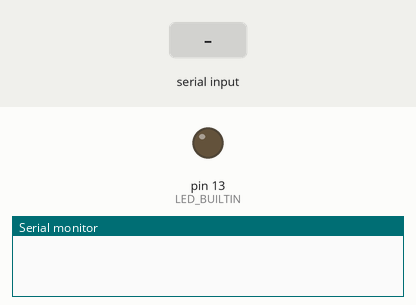
A sketch run on a simulated Arduino Uno, built with avr-gcc and run on an emulated ATmega328P. On the bench: output pins drawn as LEDs (lit = HIGH), the last lines printed to the serial monitor. Inputs (shaded band) come from the test bench.

Above: at 1.2 s.
1.3 s: "1" received over Serial
At 2.6 s:
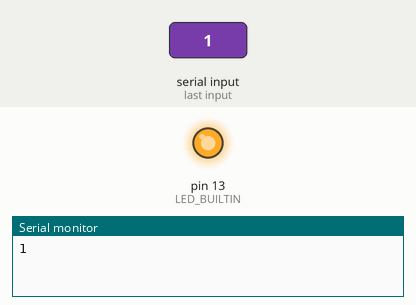
2.9 s: "0" received over Serial
At 3.7 s:
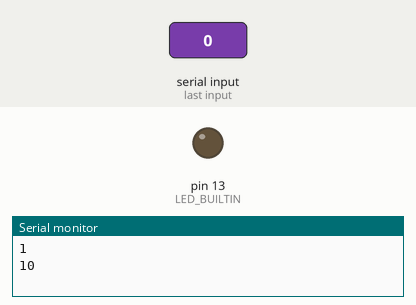
Timing chart, 0 to 5.9 s (numbered marks = the images above; inputs shaded):
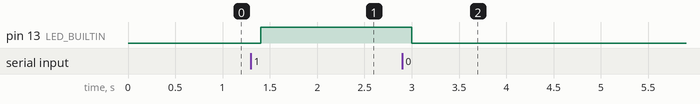

Measured:
- after the input at 1.3 s, pin 13 (LED_BUILTIN): LOW → HIGH after 0.10 s
- after the input at 2.9 s, pin 13 (LED_BUILTIN): HIGH → LOW after 0.10 s

The sketch:

pallendromeCheckerMoreSimpller.ino
```cpp
String data_until_now = "";

void setup() {
  // put your setup code here, to run once:
  Serial.begin(9600);
  Serial.setTimeout(100);
  pinMode(LED_BUILTIN, OUTPUT);
}

void loop() {
  // put your main code here, to run repeatedly:
  while(Serial.available() == 0);
  String input = Serial.readString();
  data_until_now += input;
  Serial.println(data_until_now);
  if(checker(data_until_now))
     digitalWrite(LED_BUILTIN, HIGH);
  else
     digitalWrite(LED_BUILTIN, LOW);
}

bool checker(String data_until_now) {
   for(int i = 0, j = data_until_now.length() - 1; i <= j; ++i, --j) {
      if(data_until_now.charAt(i) == data_until_now.charAt(j))
        continue;
      else
        return false;
   }return true;
}
```
